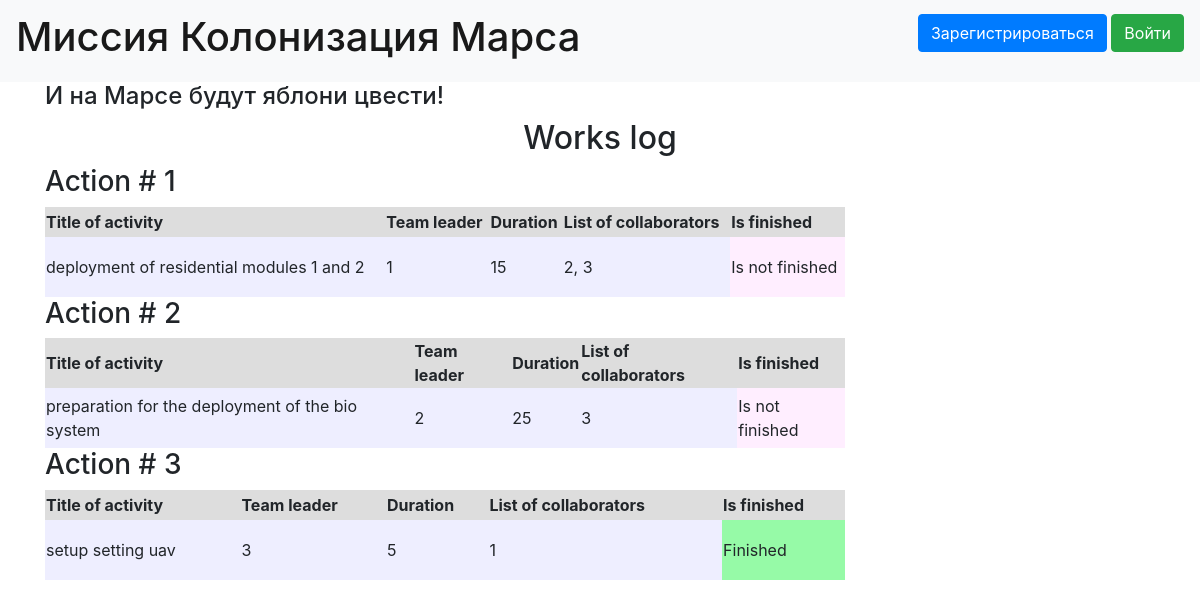
Before: / with the older database file.
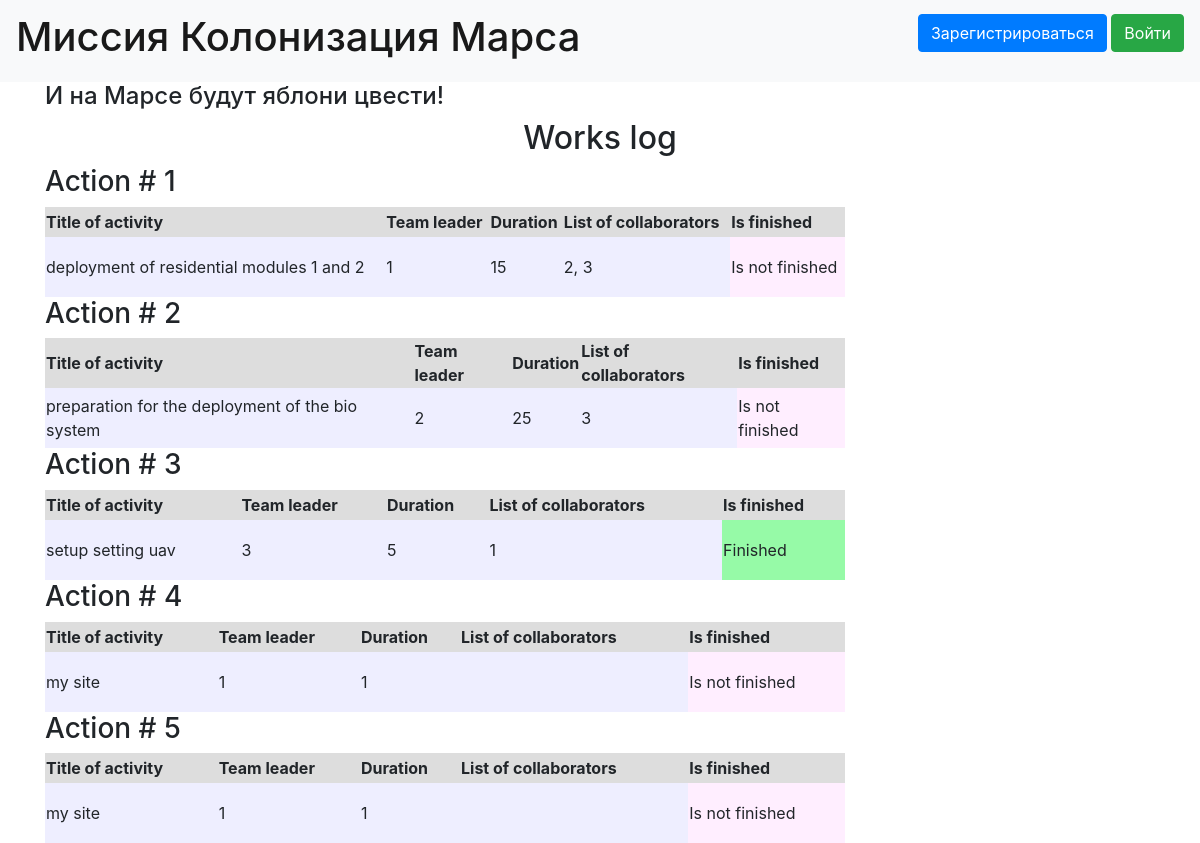
After: the same page with the newer database file.
### data/jobs.py (models this page shows)
class Jobs(SqlAlchemyBase):
    __tablename__ = 'jobs'
    id = sqlalchemy.Column(sqlalchemy.Integer, primary_key=True, autoincrement=True)
    team_leader = sqlalchemy.Column(sqlalchemy.Integer, sqlalchemy.ForeignKey("users.id"))
    job = sqlalchemy.Column(sqlalchemy.String, nullable=True)
    work_size = sqlalchemy.Column(sqlalchemy.Integer, nullable=True)
    collaborators = sqlalchemy.Column(sqlalchemy.String, nullable=True)
    start_date = sqlalchemy.Column(sqlalchemy.DateTime, nullable=True)
    end_date = sqlalchemy.Column(sqlalchemy.DateTime, nullable=True)
    is_finished = sqlalchemy.Column(sqlalchemy.Boolean, nullable=True)
    user = orm.relationship('User')

### main.py (the view)
@app.route("/")
def index():
    session = db_session.create_session()
    list_work = list(session.query(Jobs))
    return render_template('list_work.html', list_work=list_work)

### data/db_session.py (called while the page is built)
def create_session() -> Session:
    global __factory
    return __factory()

### templates/list_work.html (shortened to what this page needs)
{% extends "base.html" %}
{% block content %}
<h2 align="center">Works log</h2>
{% for job in list_work%}
<h3>Action # {{ job.id }}</h3>
<div>
    <table width="800px">
        <tr bgcolor='#dddddd' height="30px">
            <th>Title of activity</th>
            <th>Team leader</th>
            <th>Duration</th>
            <th>List of collaborators</th>
            <th>Is finished</th>
        </tr>
        <tr bgcolor='#eeeeff' height="60px">
            <td>{{job.job}}</td>
            <td>{{job.team_leader}}</td>
            <td>{{job.work_size}}</td>
            <td>{{job.collaborators}}</td>
            {% if job.is_finished %}
                <td bgcolor='#96faa7'>Finished</td>
            {% else %}
                <td bgcolor='#ffeeff'>Is not finished</td>
            {% endif %}
        </tr>
    </table>
</div>
{% endfor %}
{% endblock %}

### templates/base.html (shortened to what this page needs)
<!doctype html>
<html lang="en">
<head>
    <link rel="stylesheet"
          href="https://stackpath.bootstrapcdn.com/bootstrap/4.4.1/css/bootstrap.min.css"
>
    <link rel="stylesheet" type="text/css" href="{{url_for('static', filename='css/style.css')}}" />
</head>
<body>
<header>
    <nav class="navbar navbar-light bg-light">
        <a class="navbar-brand" href="#"><h1> Миссия Колонизация Марса</h1></a>
        {% if current_user.is_authenticated %}
    <a class="navbar-brand" href="/logout">{{ current_user.name }}</a>
{% else %}
    <p>
        <a class="btn btn-primary " href="/register">Зарегистрироваться</a>
        <a class="btn btn-success" href="/login">Войти</a>
    </p>
{% endif %}
    </nav>
</header>
<main role="main" class="container">
    <h4>И на Марсе будут яблони цвести!</h4>
    {% block content %}{% endblock %}
</main>
</body>
</html>

Changed rows visible on the page:
added Jobs: id "4", job "my site", team_leader "1", work_size "1", is_finished "Is not finished"
added Jobs: id "5", job "my site", team_leader "1", work_size "1", is_finished "Is not finished"
